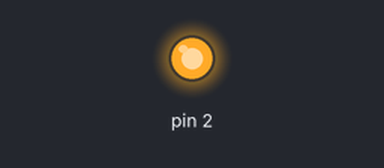
A sketch run on a simulated Arduino Uno, built with avr-gcc and run on an emulated ATmega328P. Shown: output pins drawn as LEDs (lit = HIGH).

Above: at 1.0 s.
At 3.0 s:
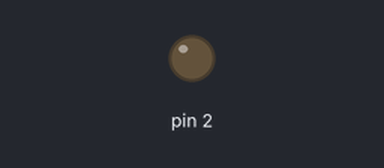
Timing chart, 0 to 5.2 s (numbered marks = the images above):
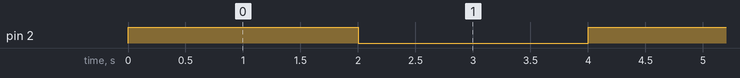

The sketch:

relay.ino
```cpp
void setup() {
pinMode(2,OUTPUT);
digitalWrite(2,0);

}

void loop() {
  digitalWrite(2,1);
  delay(2000);
  digitalWrite(2,0);
  delay(2000);
}
```

Measured:
- by itself, pin 2: alternates HIGH for 2.0 s and LOW for 2.0 s
